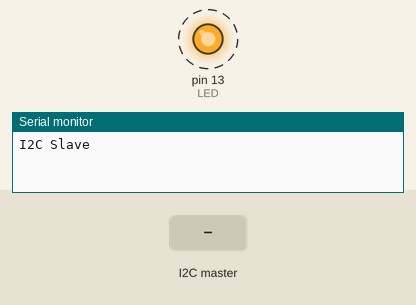
Recording of a sketch running on a simulated Arduino Uno, built with avr-gcc and run on an emulated ATmega328P. On the bench: output pins drawn as LEDs (lit = HIGH), the last lines printed to the serial monitor. Dashed ring = blinking. The test bench sets the inputs (shaded band).

Above: at 1.27 s.
1.3 s: the I2C master sends the byte 90
At 1.7 s:
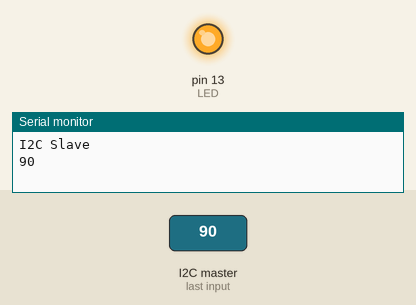
At 2.8 s:
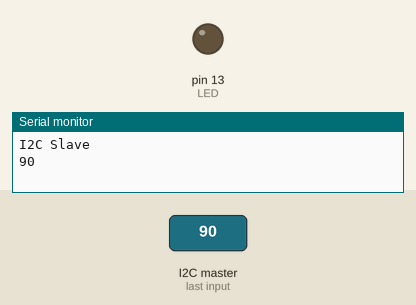
Timing chart, 0 to 10.3 s (numbered marks = the images above; inputs shaded):
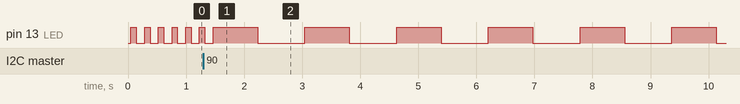

The sketch:

com_I2C.ino
```cpp
#include <Wire.h>

#define SLAVE_ADDR 9

int LED = 13;

int rd; // Variable para los datos recibidos
int br; // Variable para la freq del blink

void setup() {

  pinMode(LED, OUTPUT);

  Wire.begin(SLAVE_ADDR);

  // Funcion que se ejecuta cuando recibe datos desde el Master
  Wire.onReceive(receiveEvent);

  Serial.begin(9600);
  Serial.println("I2C Slave");
}


void loop() {
   delay(50);

  // Calculate blink value
  br = map(rd, 1, 255, 100, 2000);

  digitalWrite(LED, HIGH);
  delay(br);
  digitalWrite(LED, LOW);
  delay(br);

}

void receiveEvent(int) {
  rd = Wire.read();
  Serial.println(rd);
}
```

Measured:
- by itself, pin 13 (LED): repeats every 1.6 s: HIGH 0.77 s, LOW 0.82 s
